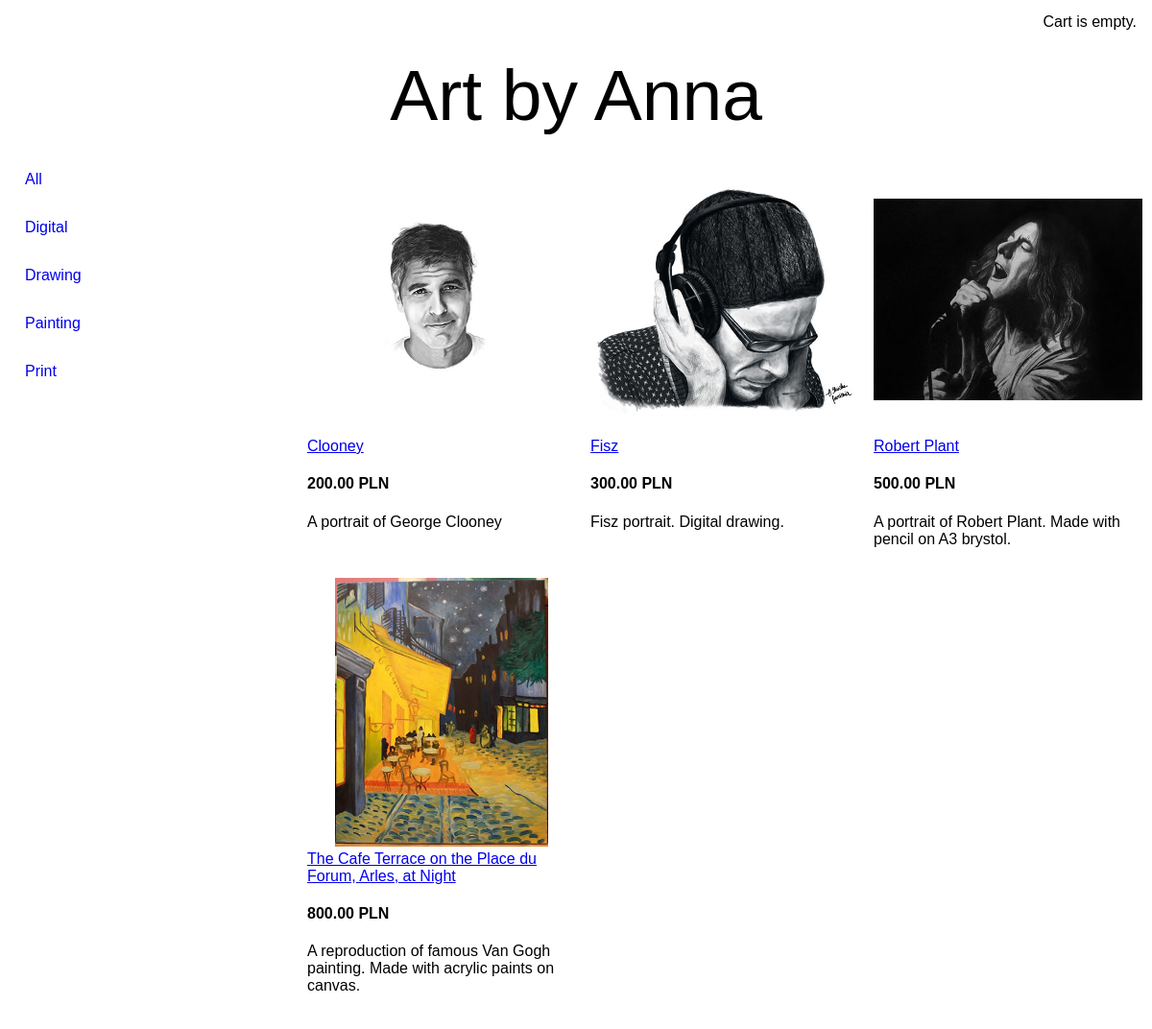
/categories/all/, run on an earlier commit of the app's database.
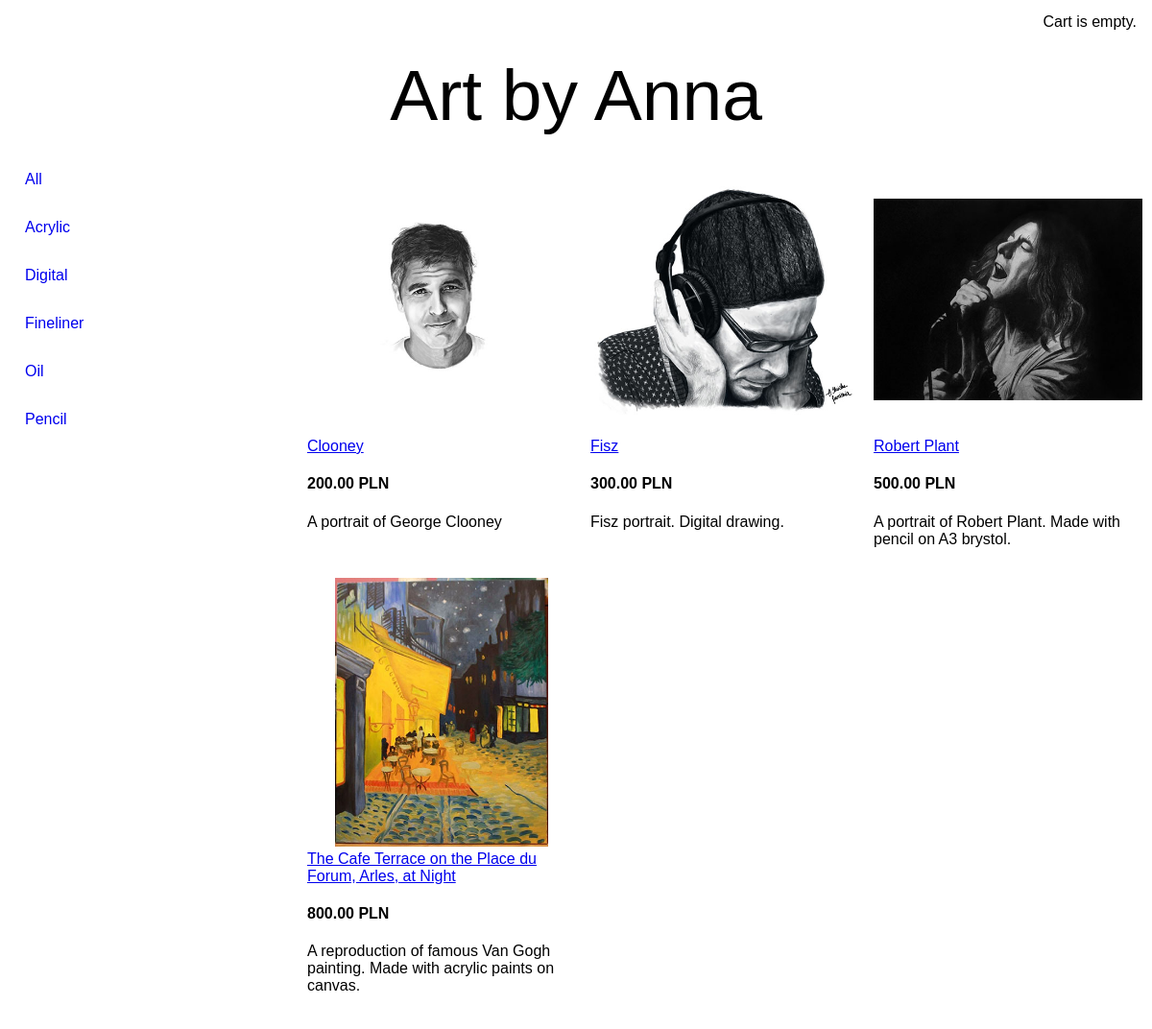
And on a later commit of the database.
### shop/models.py (models this page shows, shortened)
class Category(models.Model):
    name = models.CharField(max_length=200, db_index=True)
    image = models.ImageField(blank=True)
    slug = models.SlugField(max_length=200, db_index=True, unique=True)
    row_id = models.IntegerField(blank=True, null=True) # additional value to help with sorting
    description = models.TextField(blank=True, null=True)
    class Meta:
        ordering = ('name',)
        verbose_name = 'category'
        verbose_name_plural = 'categories'

class Product(models.Model):
    category = models.ForeignKey(Category, related_name='products', on_delete=models.CASCADE)
    name = models.CharField(max_length=200, db_index=True)
    slug = models.SlugField(max_length=200, db_index=True)
    image = models.ImageField(blank=True)  # requires Pillow
    description = models.TextField(blank=True)
    price = models.DecimalField(max_digits=10, decimal_places=2)
    available = models.BooleanField(default=True)
    created = models.DateTimeField(auto_now_add=True)
    updated = models.DateTimeField(auto_now=True)
    class Meta:
        ordering = ('name',)

### shop/views.py (the view)
# urls.py: path('categories/all/', views.ProductList.as_view(), name="all_products"),
class ProductList(ListView):
    queryset = Product.objects.filter(available=True)
    model = Product
    template_name = 'shop/products.html'
    def get_context_data(self, **kwargs):
        context = super().get_context_data(**kwargs)  # Get an existing context
        context['category_list'] = Category.objects.all()  # Add in a queryset of all the categories
        return context

### cart/cart.py (called while the page is built)
    def __len__(self):
        return sum(item['quantity'] for item in self.cart.values())

### cart/context_processors.py (called while the page is built)
def cart(request):
    return {'cart': Cart(request)}

### shop/templates/shop/products.html
{% extends 'base.html' %}
{% load static %}
{% block extrahead %}
<link rel="stylesheet" href="{% static 'css/products.css' %}">
{% endblock %}
{% block content %}
<div class="row">
	<div class="column left">
		<a href="{% url 'shop:all_products' %}">All</a>
		{% for category in category_list %}
		<div>
			<a href="{% url 'shop:products_by_category' category.slug %}">{{ category.name }}</a>
		</div>
		{% endfor %}
	</div>
	<div class="column right">
		<div class="column container">
			{% for product in product_list %}
			<div>
				<img src="{{ product.image.url }}">
				<a href="{% url 'shop:product_detail' product.slug %}">{{ product.name }}</a>
				<h4>{{ product.price }} PLN</h4>
				<p>{{ product.description }}</p>
			</div>
			{% endfor %}
		</div>
	</div>
</div>
{% endblock %}

### templates/base.html (shortened to what this page needs)
<!DOCTYPE html>
{% load static %}
<html lang="en">
<head>
	<link rel="stylesheet" href="{% static 'css/base.css' %}">
	{% block extrahead %}
	{% endblock %}
</head>
<div class="topnav">
	{% with total_items=cart|length %}
	{% if cart|length > 0 %}
	<a href="{% url 'cart:cart_detail' %}">Cart:
		{{ total_items }} product{{ total_items|pluralize:"s" }},
		{{ cart.get_total_price }} PLN
	</a>
	{% else %}
	<a>Cart is empty.</a>
	{% endif %}
	{% endwith %}
</div>
<header>
    <a class="page-title" href="{% url 'shop:home' %}">Art by Anna</a>
</header>
<body>
{% block content %}
{% endblock %}
</body>

### static/css/base.css (style rules this page uses)
* { box-sizing: border-box; }
header { margin: 0; padding: 10px; text-align: center; font-family: Arial, Helvetica, sans-serif; }
.page-title { text-decoration: none; font-size: 75px; color: black; }
body { margin: auto; font-family: Arial, Helvetica, sans-serif; max-width: 1200px }
.topnav { display: flex; justify-content: flex-end; max-width: 1530px; margin-left: auto; margin-right: auto; }
.topnav a { padding: 14px 16px; text-decoration: none; }

### static/css/products.css (style rules this page uses)
.column { float: left; padding: 10px; }
.column.left { width: 25%; }
.column.right { width: 75%; }
.column.container { display: inline-grid; grid-template-columns: repeat(3, minmax(auto, 300px)); grid-template-rows: auto; grid-gap: 15px; }
img { max-width:280px; max-height:280px; }
.row:after { content: ""; display: table; clear: both; }
.column.left a { padding: 16px; text-decoration: none; display: block; }

What changed in the data, as far as the page shows it:
removed Category: name "Print"
added Category: name "Acrylic"
added Category: name "Fineliner"
changed Category: name "Painting" → "Oil"; moves up the list
changed Category: name "Drawing" → "Pencil"
